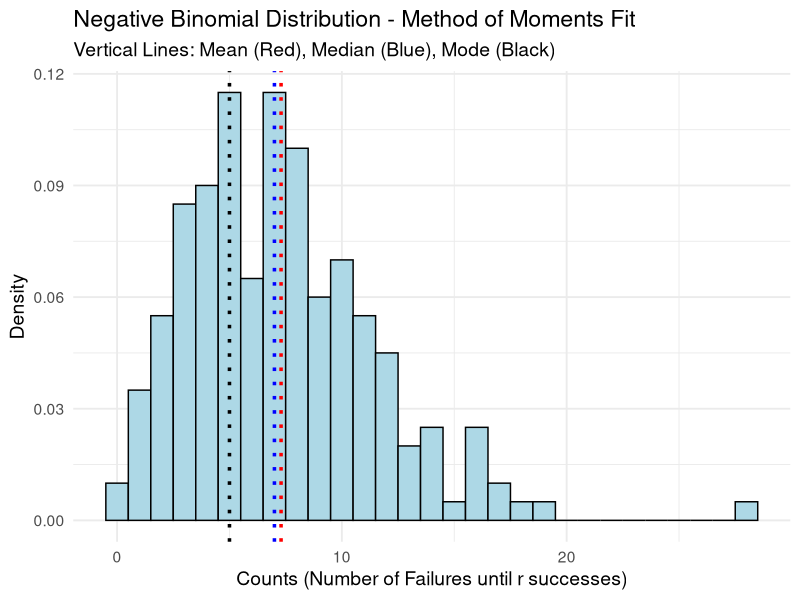

This chart was generated by the following R code:
## ---- chunk 1
# Load libraries
library(ggplot2)
library(dplyr)

set.seed(123)

# ---- Step 1: Simulate empirical data from a Negative Binomial distribution ----
r_true <- 5        # true number of successes
p_true <- 0.4      # true probability of success
n <- 200           # sample size

data_nb <- rnbinom(n, size = r_true, prob = p_true)

# ---- Step 2: Calculate sample moments ----
sample_mean <- mean(data_nb)
sample_var  <- var(data_nb)

# Method of Moments Estimators:
p_mom <- sample_mean / sample_var
r_mom <- sample_mean^2 / (sample_var - sample_mean)

# ---- Step 3: Compute mean, median, mode using MoM estimates ----
# Theoretical mean of NB
mean_mom <- r_mom * (1 - p_mom) / p_mom

# Median of NB is not closed-form -> approximate numerically
median_mom <- qnbinom(0.5, size = r_mom, prob = p_mom)

# Mode of NB: floor((r - 1) * (1 - p) / p), valid for r > 1
mode_mom <- ifelse(r_mom > 1, floor((r_mom - 1) * (1 - p_mom) / p_mom), NA)

# Print results
cat("Sample Mean:", sample_mean, "\n")
cat("Sample Variance:", sample_var, "\n")
cat("MoM Estimate of p:", round(p_mom, 3), "\n")
cat("MoM Estimate of r:", round(r_mom, 3), "\n")
cat("Estimated Mean (MoM):", round(mean_mom, 2), "\n")
cat("Estimated Median (MoM):", median_mom, "\n")
cat("Estimated Mode (MoM):", mode_mom, "\n")

# ---- Step 4: Visualization ----
df <- data.frame(values = data_nb)


ggplot(df, aes(x = values)) +
  geom_histogram(aes(y = ..density..), 
                 binwidth = 1, 
                 fill = "lightblue", 
                 color = "black") +
  geom_vline(xintercept = mean_mom, color = "red", size = 1.2, linetype = "dotted") +
  geom_vline(xintercept = median_mom, color = "blue", size = 1.2, linetype = "dotted") +
  geom_vline(xintercept = mode_mom, color = "black", size = 1.2, linetype = "dotted") +
  labs(title = "Negative Binomial Distribution - Method of Moments Fit",
       subtitle = "Vertical Lines: Mean (Red), Median (Blue), Mode (Black)",
       x = "Counts (Number of Failures until r successes)",
       y = "Density") +
  theme_minimal(base_size = 14)
